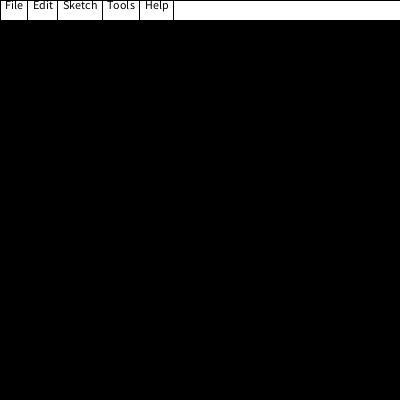
Frame 1 (no input)
Frame 60 (the mouse pressed at the canvas centre just before this capture): identical to frame 1, image omitted
Frame 120 (the mouse held since frame 60 and released just before this capture): identical to frame 1, image omitted

The Processing sketch that drew this single still picture (run headless with seeded random() and noise(); from frame 60 on, the mouse is pressed at the canvas centre):

// Processing sketch: GUILibrary
// ── GUILibrary.pde


Taskbar t;

color back;
void setup() {
  size(400, 400);
  t = new Taskbar(0,0,width,20,new String[]{"File","Edit","Sketch","Tools","Help"});
 
}

void mousePressed() {
  //print("inMousePressed");
  GUIListener.get().check(mouseX, mouseY);
}


void draw() {
  GUIListener.get().checkHover(mouseX, mouseY);
  background(back);
  t.display();

}

// ── Button.pde
class Button extends GUIObj {

  private String text;
  private boolean isVisible;
  private Runnable r;

  public Button(float x, float y, float w, float h, String text) {
    pos = new PVector(x, y);
    dim = new PVector(w, h);
    this.text = text;
    isVisible = true;
    GUIListener.get().register(this);
    objColor = color(255);
    r = new Runnable() {
      @Override
        public void run() {
        println("[WARN] Button-" + text + " not initialized with executable!");
      }
    };
  }
  /**
   * This function draws the button to the canvas.
   */
  void display() {
    if (!isVisible) return;
    fill(objColor);
    rect(pos.x, pos.y, dim.x, dim.y);
    fill(0);
    textAlign(CENTER);
    text(text, pos.x+dim.x/2, pos.y+textAscent());
  }
  /**
   * setOnClick
   * <p>
   * the correct usage of this should be:
   * button.setOnClick(new Runnable() {
   *   @Override
   *   public void run() {
   *     println("Hello, World!");
   *   }
   * });
   * OR
   * Runnable run = new Runnable(){
   *   @Override
   *   public void run(){
   *     println("Hello, World!");
   *  }
   * });
   *
   * button.setOnClick(run);
   *
   * @param run : Instance of a runnable piece of code that the button will activate.
   * 
   */
  void setOnClick(Runnable run) {
    this.r = run;
  }
  /**
   * Sets the background color of the button to be the specified color
   * @param col : A color.
   */
  void setButtonColor(color col) {
    this.objColor = col;
  }
  /**
   * Runs the saved runnable
   * @return void
   */
  void execute() {
    r.run();
  }

  String getText(){
    return text; 
  }

}

// ── ButtonListener.pde
static class ButtonListener {
  private static ButtonListener bl = null;

  static ArrayList<Button> bts;
  private ButtonListener() {
    bts = new ArrayList<Button>();
    bl = this;
  }

  void register(Button b) {
    bts.add(b);
  }
  void check(int x, int y) {
    //print("inCheck");
    for(Button b : bts){
     if(b.isWithin(x,y)){
       b.execute();
       return;
     }
    }
  }

   static ButtonListener get() {
    if (bl == null) return new ButtonListener();
    else return bl;
  }
}

// ── GUIListener.pde
static class GUIListener {
  private static GUIListener bl = null;

  static ArrayList<GUIObj> bts;
  private GUIListener() {
    bts = new ArrayList<GUIObj>();
    bl = this;
  }

  void register(GUIObj b) {
    bts.add(b);
  }
  void check(float x, float y) {
    //print("inCheck");
    for (GUIObj b : bts) {
      if (b.isWithin(x, y)) {
        b.execute();
        return;
      }
    }
  }
  void checkHover(float x, float y) {
    for (GUIObj g : bts) {
      if (g instanceof Taskbar) {
        Taskbar temp = (Taskbar)g;
        for(Button b : temp.getButtons()){
          if(b.isWithin(x,y)){
            print(b.getText()); 
          }
        }
      }
    }
  }


  static GUIListener get() {
    if (bl == null) return new GUIListener();
    else return bl;
  }
}

// ── GUIObj.pde
public enum WidthMode {
  STANDARD, FIXED
};
public enum TextMode {
  CENTERED, RIGHTA, LEFTA
}


public abstract class GUIObj {
  protected PVector pos;
  protected PVector dim;
  protected color objColor;
  protected color strokeColor;
  protected int strokeWeight;
  protected boolean isVisible;



  public float getPosX() {
    return pos.x;
  }
  public float getPosY() {
    return pos.y;
  }
  public float getDimX() {
    return dim.x;
  }
  public float getDimY() {
    return dim.y;
  }

  public PVector getPos() {
    return pos;
  }
  public PVector getDim() {
    return dim;
  }
  /**
   * Returns whether a point is within the bounding box of the Button
   * This function only works with Tasks, Buttons, Radio Buttons, Checkboxes.
   * This will not work with Sliders, 
   * <p>
   * @param x : The X coordinate to be checked
   * @param y : The Y coordinate to be checked
   * @return a boolean noting wether the coordinates are withing the button.
   */
  boolean isWithin(float x, float y) {
    return (x > pos.x
      && x < pos.x + dim.x
      && y > pos.y
      && y < pos.y + dim.y);
  }
  public color getColor() {
    return objColor;
  }
  public abstract void execute();
}

// ── Task.pde
class Task extends GUIObj{
  private Button button;
  private ArrayList<Task> tasks;
  private boolean isPopupActive;


  Task(float x, float y, float w, float h) {
    pos = new PVector(x,y);
    dim = new PVector(w,h);
  }
  
  void execute(){
  }
}

// ── Taskbar.pde
/* THIS NEEDS A BIG REWRITE IN ORDER TO INCORPORATE TASKS INSTEAD OF SECONDARIES.
 *
 */

public class Taskbar extends GUIObj {
  private ArrayList<Button> tasks;
  private ArrayList<Button> secondary;
  private WidthMode wm = WidthMode.STANDARD;

  Taskbar(float x, float y, float w, float h, String[] buttons) {
    pos = new PVector(x, y);
    dim = new PVector(w, h);
    tasks = new ArrayList<Button>();
    float totalWid = 0;
    float wid = 0;
    for (int i = 0; i < buttons.length; i++) {
      if (wm == WidthMode.FIXED) {
        wid = w / buttons.length;
      } else {
        wid = textWidth(buttons[i])+10;
      }

      Button b = new Button(x+totalWid, y, wid, h, buttons[i]);
      b.setOnClick(new Runnable() {
        @Override
          public void run() {
          fill(255);
          rect(b.getPos().x, b.getPosY()+b.getDimY(), b.getDimX(), b.getDimY());
        }
      }
      );
      tasks.add(b);
      totalWid += wid;
      
    }
    GUIListener.get().register(this);
    secondary = new ArrayList<Button>();
  }
  

  void display() {
    fill(255);
    rect(pos.x, pos.y, dim.x, dim.y);
    for (Button b : tasks) {
      b.display();
    }
  }
  
  ArrayList<Button> getButtons(){
   return tasks; 
  }
  void execute(){
   return; 
  }
  
  
  /*
  * probably going to delete this when tasks are added.
 
  public void addSecondaryToTaskbar(String bta, String buttonName, Runnable r) {
    for (Button b : tasks) {
      if (b.getText().equalsIgnoreCase(bta)) {
      }
    }
  }
  */
  
  /*
  * for some reason this doesnt like being static, but it shouldnt be affected. is it some processing weirdness?
  public static Taskbar createObjectFromJSON(String filePath) {
    return null;
  }
  */
}
